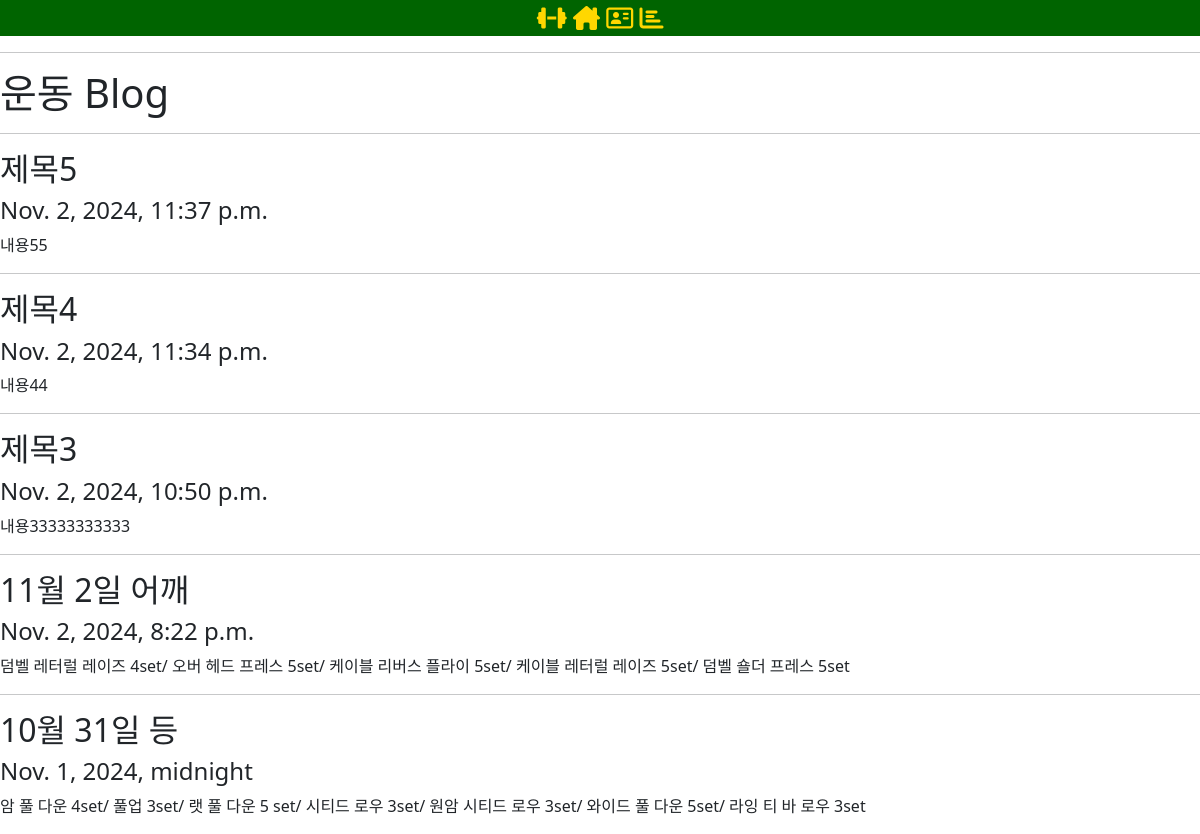
Screenshot of /blog/ with the database file from the repository.
### blog/models.py (models this page shows, shortened)
class Post(models.Model):
    title = models.CharField(max_length=30)
    content = models.TextField()
    created_at = models.DateTimeField(auto_now_add=True)
    updated_at = models.DateTimeField(auto_now=True)

### blog/views.py (the view)
# urls.py: path('blog/', views.blog, name='blog'),
def blog(request):
    posts = Post.objects.all().order_by('-pk')
    return render(request,'blog/blog.html',{'title' : 'Blog', 'posts': posts})

### blog/templates/blog/blog.html
{% extends './layout.html' %}
{% block content %}
<h1>운동 Blog</h1>
{% for p in posts %}
    <hr/>
    <h2>{{ p.title }}</h2>
    <h4>{{ p.created_at }}</h4>
    <p>{{ p.content }}</p>
{% endfor %}
{% endblock %}

### blog/templates/blog/layout.html (shortened to what this page needs)
<!DOCTYPE HTML>
{% load static%}
<html>
  <head>
      <link rel="stylesheet" href="{% static 'blog/css/practice.css' %}">
    <link href="https://cdn.jsdelivr.net/npm/bootstrap@5.3.3/dist/css/bootstrap.min.css" rel="stylesheet">
  </head>
  <body>
    <header>
      <nav>
        <a href="{% url 'blog:blog' %}"><i class="fa-solid fa-dumbbell"></i></a>
        <a href="{% url 'blog:index' %}"><i class="fa-solid fa-house-chimney"></i></a>
        <a href="{% url 'blog:about_me' %}"><i class="fa-regular fa-address-card"></i></a>
        <a href="{% url 'blog:career' %}"><i class="fa-solid fa-chart-bar"></i></a>
      </nav>
      <hr>
    </header>
    <main role="main">
    {% block content %}{% endblock %}
    </main>
  </body>
</html>

### blog/static/blog/css/practice.css (style rules this page uses)
nav { background-color: darkgreen; font-size: 150%; text-align: center }
nav a { color:gold }

### rows the page displays
Post: title "제목5", created_at "Nov. 2, 2024, 11:37 p.m.", content "내용55"
Post: title "제목4", created_at "Nov. 2, 2024, 11:34 p.m.", content "내용44"
Post: title "제목3", created_at "Nov. 2, 2024, 10:50 p.m.", content "내용33333333333"
Post: title "11월 2일 어깨", created_at "Nov. 2, 2024, 8:22 p.m.", content "덤벨 레터럴 레이즈 4set/ 오버 헤드 프레스 5set/ 케이블 리버스 플라이 5set/ 케이블 레터럴 레이즈 5set/ 덤벨 숄더 프레스 5set"
Post: title "10월 31일 등", created_at "Nov. 1, 2024, midnight", content "암 풀 다운 4set/ 풀업 3set/ 랫 풀 다운 5 set/ 시티드 로우 3set/ 원암 시티드 로우 3set/ 와이드 풀 다운 5set/ 라잉 티 바 로우 3set"
